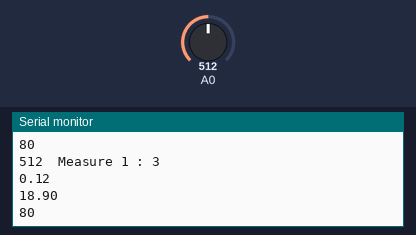
The sketch below on a simulated Arduino Uno, built with avr-gcc and run on an emulated ATmega328P. Shown: the last lines printed to the serial monitor. Inputs (shaded band) come from the test bench; at power-on: A0 = 512.

Above: at 5.8 s.
5.9 s: A0 set to 716
At 11.4 s:
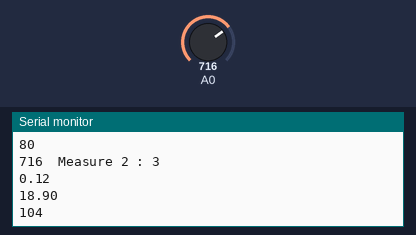
11.9 s: A0 set to 900
At 16.5 s:
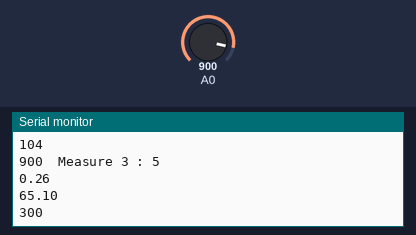
Timing chart, 0 to 18.0 s (numbered marks = the images above; inputs shaded):
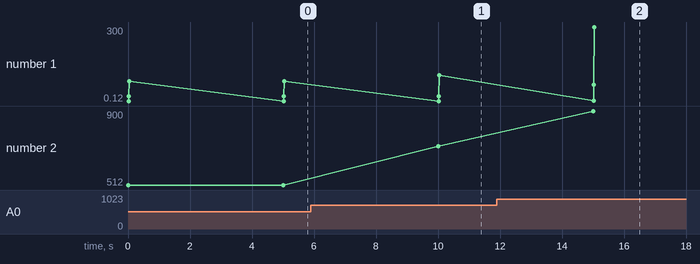

The sketch:

newAssignment.ino
```cpp
#include <math.h>

double finalArray[7][3] =
{
    {42,0.8993,-72.03},
    {252,0.17,-34.056},
    {463,0.102,-1.0823},
    {771,0.12,18.9},
    {820,0.184,56.76},
    {900,0.261,65.1},
    {1023,1.357,53.9}
    };


void setup() {
    // put your setup code here, to run once:
    Serial.begin(9600);
    pinMode(A0, INPUT);

}

double Temprature(int RawADC, double a, double b) {
   double Temp;
   Temp = a*RawADC + b;
   Serial.println(a);
   Serial.println(b);
   return Temp;
}


int increment = 0;
int i = 0;
bool value = true;
int v = 0;

void loop() {
  i = -1;
  value = true;
  v = analogRead(A0);
  Serial.print(int(v));
  Serial.print("  Measure ");
  Serial.print(int(increment));
  Serial.print(" : ");
  while((i<=6) && (value))
  {
    i++;
    if(v <= finalArray[i][0])
    {
      value = false;
      Serial.println(i);
    }
  }
  Serial.println(int (Temprature(v,finalArray[i][1], finalArray[i][2])));  // display Celsius
  increment++;
  delay(5000);

}
```

Measured:
- after the input at 5.9 s, the serial monitor: prints a new line after 4.1 s (image 1)
- after the input at 11.9 s, the serial monitor: prints a new line after 3.1 s (image 2)
- plotted number 1: 80 → 104 after the input at 5.9 s, 104 → 300 after the input at 11.9 s
- plotted number 2: 512 → 716 after the input at 5.9 s, 716 → 900 after the input at 11.9 s
